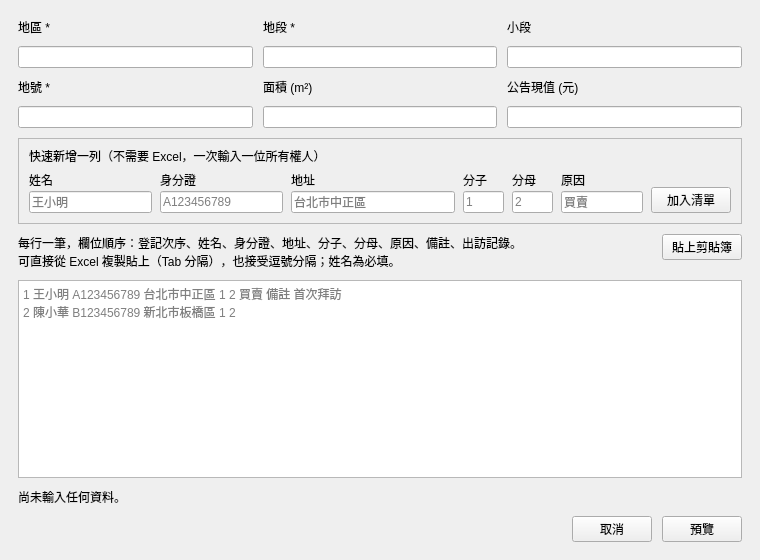
<?xml version="1.0" encoding="UTF-8"?>
<ui version="4.0">
 <class>sharedLandBatchDialogContent</class>
 <widget class="QWidget" name="sharedLandBatchDialogContent">
  <property name="geometry">
   <rect>
    <x>0</x>
    <y>0</y>
    <width>760</width>
    <height>560</height>
   </rect>
  </property>
  <property name="windowTitle">
   <string>同地號批量新增</string>
  </property>
  <property name="dialogSize" stdset="0">
   <size>
    <width>760</width>
    <height>560</height>
   </size>
  </property>
  <layout class="QVBoxLayout" name="sharedLandBatchLayout" stretch="0,0,0,1,0,0">
   <property name="spacing">
    <number>10</number>
   </property>
   <property name="leftMargin">
    <number>18</number>
   </property>
   <property name="topMargin">
    <number>18</number>
   </property>
   <property name="rightMargin">
    <number>18</number>
   </property>
   <property name="bottomMargin">
    <number>18</number>
   </property>
   <item>
    <layout class="QGridLayout" name="sharedGrid">
     <property name="horizontalSpacing">
      <number>10</number>
     </property>
     <property name="verticalSpacing">
      <number>10</number>
     </property>
     <property name="leftMargin">
      <number>0</number>
     </property>
     <property name="topMargin">
      <number>0</number>
     </property>
     <property name="rightMargin">
      <number>0</number>
     </property>
     <property name="bottomMargin">
      <number>0</number>
     </property>
     <item row="0" column="0">
      <widget class="QLabel" name="sharedLabel_district">
       <property name="text">
        <string>地區 *</string>
       </property>
       <property name="styleSheet">
        <string>color: var(--text-secondary);</string>
       </property>
      </widget>
     </item>
     <item row="1" column="0">
      <widget class="LineEdit" name="sharedEdit_district" />
     </item>
     <item row="0" column="1">
      <widget class="QLabel" name="sharedLabel_section">
       <property name="text">
        <string>地段 *</string>
       </property>
       <property name="styleSheet">
        <string>color: var(--text-secondary);</string>
       </property>
      </widget>
     </item>
     <item row="1" column="1">
      <widget class="LineEdit" name="sharedEdit_section" />
     </item>
     <item row="0" column="2">
      <widget class="QLabel" name="sharedLabel_subsection">
       <property name="text">
        <string>小段</string>
       </property>
      </widget>
     </item>
     <item row="1" column="2">
      <widget class="LineEdit" name="sharedEdit_subsection" />
     </item>
     <item row="2" column="0">
      <widget class="QLabel" name="sharedLabel_land_number">
       <property name="text">
        <string>地號 *</string>
       </property>
       <property name="styleSheet">
        <string>color: var(--text-secondary);</string>
       </property>
      </widget>
     </item>
     <item row="3" column="0">
      <widget class="LineEdit" name="sharedEdit_land_number" />
     </item>
     <item row="2" column="1">
      <widget class="QLabel" name="sharedLabel_area">
       <property name="text">
        <string>面積 (m²)</string>
       </property>
      </widget>
     </item>
     <item row="3" column="1">
      <widget class="LineEdit" name="sharedEdit_area">
       <property name="alignment">
        <set>Qt::AlignRight|Qt::AlignVCenter</set>
       </property>
      </widget>
     </item>
     <item row="2" column="2">
      <widget class="QLabel" name="sharedLabel_declared_value">
       <property name="text">
        <string>公告現值 (元)</string>
       </property>
      </widget>
     </item>
     <item row="3" column="2">
      <widget class="LineEdit" name="sharedEdit_declared_value">
       <property name="alignment">
        <set>Qt::AlignRight|Qt::AlignVCenter</set>
       </property>
      </widget>
     </item>
    </layout>
   </item>
   <item>
    <widget class="QFrame" name="quickAddBox">
     <property name="frameShape">
      <enum>QFrame::StyledPanel</enum>
     </property>
     <layout class="QVBoxLayout" name="quickAddLayout">
      <property name="spacing">
       <number>6</number>
      </property>
      <property name="leftMargin">
       <number>10</number>
      </property>
      <property name="topMargin">
       <number>8</number>
      </property>
      <property name="rightMargin">
       <number>10</number>
      </property>
      <property name="bottomMargin">
       <number>10</number>
      </property>
      <item>
       <widget class="QLabel" name="quickAddTitle">
        <property name="text">
         <string>快速新增一列（不需要 Excel，一次輸入一位所有權人）</string>
        </property>
       </widget>
      </item>
      <item>
       <layout class="QHBoxLayout" name="quickFieldsRow" stretch="3,3,4,1,1,2,0">
        <property name="spacing">
         <number>8</number>
        </property>
        <property name="leftMargin">
         <number>0</number>
        </property>
        <property name="topMargin">
         <number>0</number>
        </property>
        <property name="rightMargin">
         <number>0</number>
        </property>
        <property name="bottomMargin">
         <number>0</number>
        </property>
        <item>
         <layout class="QVBoxLayout" name="quickColumn_owner_name">
          <property name="spacing">
           <number>2</number>
          </property>
          <property name="leftMargin">
           <number>0</number>
          </property>
          <property name="topMargin">
           <number>0</number>
          </property>
          <property name="rightMargin">
           <number>0</number>
          </property>
          <property name="bottomMargin">
           <number>0</number>
          </property>
          <item>
           <widget class="QLabel" name="quickLabel_owner_name">
            <property name="text">
             <string>姓名</string>
            </property>
           </widget>
          </item>
          <item>
           <widget class="LineEdit" name="quickEdit_owner_name">
            <property name="placeholderText">
             <string>王小明</string>
            </property>
           </widget>
          </item>
         </layout>
        </item>
        <item>
         <layout class="QVBoxLayout" name="quickColumn_external_id">
          <property name="spacing">
           <number>2</number>
          </property>
          <property name="leftMargin">
           <number>0</number>
          </property>
          <property name="topMargin">
           <number>0</number>
          </property>
          <property name="rightMargin">
           <number>0</number>
          </property>
          <property name="bottomMargin">
           <number>0</number>
          </property>
          <item>
           <widget class="QLabel" name="quickLabel_external_id">
            <property name="text">
             <string>身分證</string>
            </property>
           </widget>
          </item>
          <item>
           <widget class="LineEdit" name="quickEdit_external_id">
            <property name="placeholderText">
             <string>A123456789</string>
            </property>
           </widget>
          </item>
         </layout>
        </item>
        <item>
         <layout class="QVBoxLayout" name="quickColumn_address">
          <property name="spacing">
           <number>2</number>
          </property>
          <property name="leftMargin">
           <number>0</number>
          </property>
          <property name="topMargin">
           <number>0</number>
          </property>
          <property name="rightMargin">
           <number>0</number>
          </property>
          <property name="bottomMargin">
           <number>0</number>
          </property>
          <item>
           <widget class="QLabel" name="quickLabel_address">
            <property name="text">
             <string>地址</string>
            </property>
           </widget>
          </item>
          <item>
           <widget class="LineEdit" name="quickEdit_address">
            <property name="placeholderText">
             <string>台北市中正區</string>
            </property>
           </widget>
          </item>
         </layout>
        </item>
        <item>
         <layout class="QVBoxLayout" name="quickColumn_numerator">
          <property name="spacing">
           <number>2</number>
          </property>
          <property name="leftMargin">
           <number>0</number>
          </property>
          <property name="topMargin">
           <number>0</number>
          </property>
          <property name="rightMargin">
           <number>0</number>
          </property>
          <property name="bottomMargin">
           <number>0</number>
          </property>
          <item>
           <widget class="QLabel" name="quickLabel_numerator">
            <property name="text">
             <string>分子</string>
            </property>
           </widget>
          </item>
          <item>
           <widget class="LineEdit" name="quickEdit_numerator">
            <property name="placeholderText">
             <string>1</string>
            </property>
           </widget>
          </item>
         </layout>
        </item>
        <item>
         <layout class="QVBoxLayout" name="quickColumn_denominator">
          <property name="spacing">
           <number>2</number>
          </property>
          <property name="leftMargin">
           <number>0</number>
          </property>
          <property name="topMargin">
           <number>0</number>
          </property>
          <property name="rightMargin">
           <number>0</number>
          </property>
          <property name="bottomMargin">
           <number>0</number>
          </property>
          <item>
           <widget class="QLabel" name="quickLabel_denominator">
            <property name="text">
             <string>分母</string>
            </property>
           </widget>
          </item>
          <item>
           <widget class="LineEdit" name="quickEdit_denominator">
            <property name="placeholderText">
             <string>2</string>
            </property>
           </widget>
          </item>
         </layout>
        </item>
        <item>
         <layout class="QVBoxLayout" name="quickColumn_registration_reason">
          <property name="spacing">
           <number>2</number>
          </property>
          <property name="leftMargin">
           <number>0</number>
          </property>
          <property name="topMargin">
           <number>0</number>
          </property>
          <property name="rightMargin">
           <number>0</number>
          </property>
          <property name="bottomMargin">
           <number>0</number>
          </property>
          <item>
           <widget class="QLabel" name="quickLabel_registration_reason">
            <property name="text">
             <string>原因</string>
            </property>
           </widget>
          </item>
          <item>
           <widget class="LineEdit" name="quickEdit_registration_reason">
            <property name="placeholderText">
             <string>買賣</string>
            </property>
           </widget>
          </item>
         </layout>
        </item>
        <item alignment="Qt::AlignBottom">
         <widget class="PushButton" name="quickAddButton">
          <property name="text">
           <string>加入清單</string>
          </property>
         </widget>
        </item>
       </layout>
      </item>
     </layout>
    </widget>
   </item>
   <item>
    <layout class="QHBoxLayout" name="hintRow" stretch="1,0">
     <property name="spacing">
      <number>10</number>
     </property>
     <property name="leftMargin">
      <number>0</number>
     </property>
     <property name="topMargin">
      <number>0</number>
     </property>
     <property name="rightMargin">
      <number>0</number>
     </property>
     <property name="bottomMargin">
      <number>0</number>
     </property>
     <item>
      <widget class="QLabel" name="formatHintLabel">
       <property name="text">
        <string>每行一筆，欄位順序：登記次序、姓名、身分證、地址、分子、分母、原因、備註、出訪記錄。
可直接從 Excel 複製貼上（Tab 分隔），也接受逗號分隔；姓名為必填。</string>
       </property>
      </widget>
     </item>
     <item alignment="Qt::AlignTop">
      <widget class="PushButton" name="pasteButton">
       <property name="text">
        <string>貼上剪貼簿</string>
       </property>
       <property name="toolTip">
        <string>直接以剪貼簿目前內容取代下方文字</string>
       </property>
      </widget>
     </item>
    </layout>
   </item>
   <item>
    <widget class="PlainTextEdit" name="rowsEdit">
     <property name="placeholderText">
      <string>1	王小明	A123456789	台北市中正區	1	2	買賣	備註	首次拜訪
2	陳小華	B123456789	新北市板橋區	1	2</string>
     </property>
    </widget>
   </item>
   <item>
    <widget class="QLabel" name="rowStatusLabel">
     <property name="text">
      <string>尚未輸入任何資料。</string>
     </property>
     <property name="wordWrap">
      <bool>true</bool>
     </property>
    </widget>
   </item>
   <item>
    <layout class="QHBoxLayout" name="buttonRow" stretch="1,0,0">
     <property name="spacing">
      <number>10</number>
     </property>
     <property name="leftMargin">
      <number>0</number>
     </property>
     <property name="topMargin">
      <number>0</number>
     </property>
     <property name="rightMargin">
      <number>0</number>
     </property>
     <property name="bottomMargin">
      <number>0</number>
     </property>
     <item>
      <spacer name="buttonRowSpacer">
       <property name="orientation">
        <enum>Qt::Horizontal</enum>
       </property>
       <property name="sizeHint" stdset="0">
        <size>
         <width>0</width>
         <height>0</height>
        </size>
       </property>
      </spacer>
     </item>
     <item>
      <widget class="PushButton" name="cancelButton">
       <property name="text">
        <string>取消</string>
       </property>
      </widget>
     </item>
     <item>
      <widget class="PrimaryPushButton" name="previewButton">
       <property name="text">
        <string>預覽</string>
       </property>
      </widget>
     </item>
    </layout>
   </item>
  </layout>
 </widget>
 <customwidgets>
 <customwidget>
  <class>LineEdit</class>
  <extends>QLineEdit</extends>
  <header>qfluentwidgets</header>
 </customwidget>
 <customwidget>
  <class>PlainTextEdit</class>
  <extends>QPlainTextEdit</extends>
  <header>qfluentwidgets</header>
 </customwidget>
 <customwidget>
  <class>PrimaryPushButton</class>
  <extends>QPushButton</extends>
  <header>qfluentwidgets</header>
 </customwidget>
 <customwidget>
  <class>PushButton</class>
  <extends>QPushButton</extends>
  <header>qfluentwidgets</header>
 </customwidget>
 </customwidgets>
 <resources />
 <connections />
</ui>
